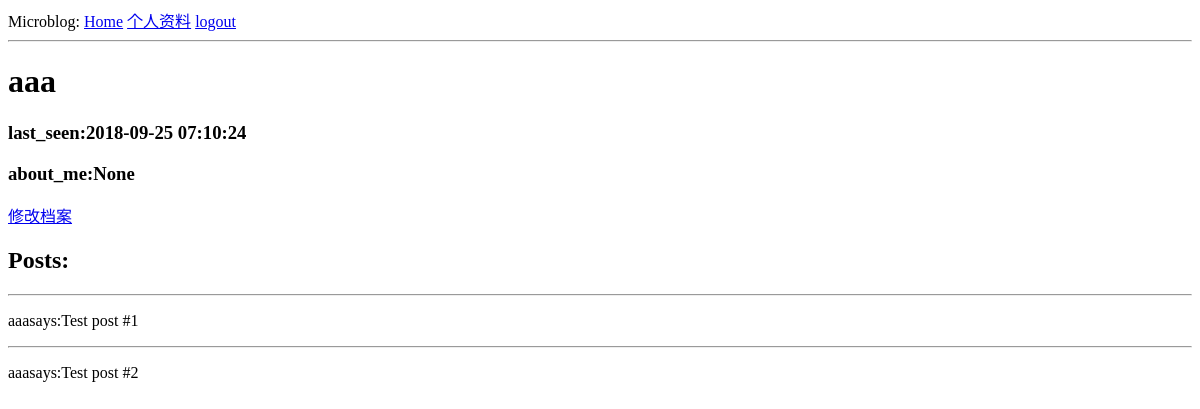
The page /user/aaa (signed in) on the database as committed earlier.
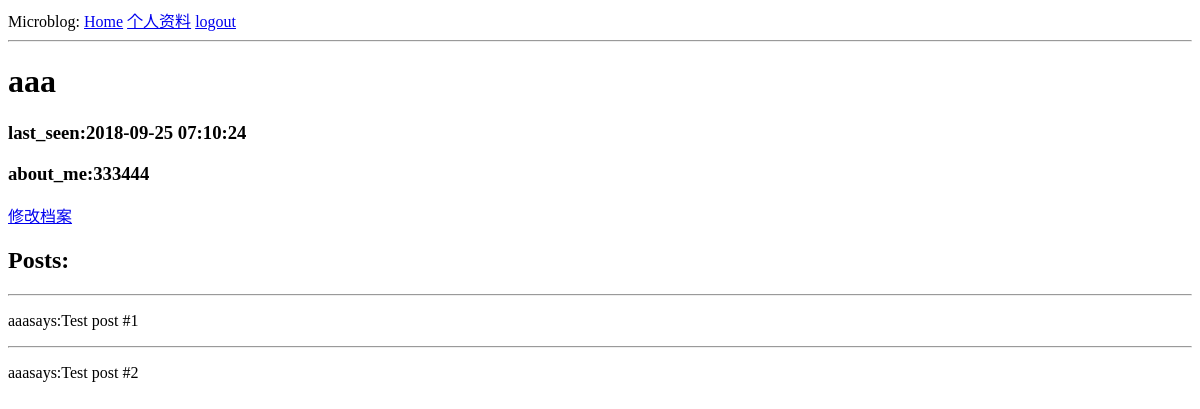
The same page on the database as committed later.
### app/models.py (models this page shows, shortened)
class User(UserMixin,db.Model):
    id = db.Column(db.Integer,primary_key=True)
    username = db.Column(db.String(64),index=True,unique=True)
    email = db.Column(db.String(128),unique=True)
    password =db.Column(db.String(128))
    about_me = db.Column(db.String(256))
    posts = db.relationship('Post',backref = 'author',lazy = 'dynamic')

### app/routes.py (the view)
@app.route('/user/<username>')
@login_required
def user(username):
    user = User.query.filter_by(username = username).first()
    posts = [
        {'author':user,'body':'Test post #1'},
        {'author':user,'body':'Test post #2'}
    ]
    return render_template('user.html',user = user,posts = posts)

### app/models.py (called while the page is built)
@login.user_loader
def user_loader(id):
    return User.query.get(int(id))

### app/routes.py (called while the page is built)
@app.before_request
def before_request():
    if current_user.is_authenticated:
        current_user.last_seen = datetime.now()
        db.session.commit()

### app/templates/user.html
{% extends 'base.html' %}
{% block custom_content %}
<h1>{{ user.username }}</h1>
    <h3>last_seen:{{ user.last_seen }}</h3>
    <h3>about_me:{{ user.about_me }}</h3>
    {% if user==current_user %}
        <a href="{{ url_for('editProfile') }}">修改档案</a>
    {% endif %}
    <h2>Posts:</h2>
    {% for p in posts %}
    {% include '_postArtical.html' %}
    {% endfor %}
{% endblock %}

### app/templates/base.html (shortened to what this page needs)
<!DOCTYPE html>
<html lang="en">
<head>
</head>
<body>
    <div>Microblog:
        <a href="{{ url_for('index') }}">Home</a>
        {% if current_user.is_anonymous %}
        <a href="{{ url_for('login') }}">login</a>
            <a href="{{ url_for('register') }}">注册</a>
        {% else %}
            <a href="{{ url_for('user',username =current_user.username) }}">个人资料</a>
            <a href="{{ url_for('logout') }}">logout</a>
        {% endif %}
    </div>
    <hr>
{% block custom_content %}
{% endblock %}
</body>
</html>

### app/templates/_postArtical.html
<div class="post">
    <hr>
    <p>{{ p.author.username }}says:{{ p.body }}</p>
</div>

Rows that differ between the two databases and show on the page:
changed User "aaa": about_me "None" → "333444"
